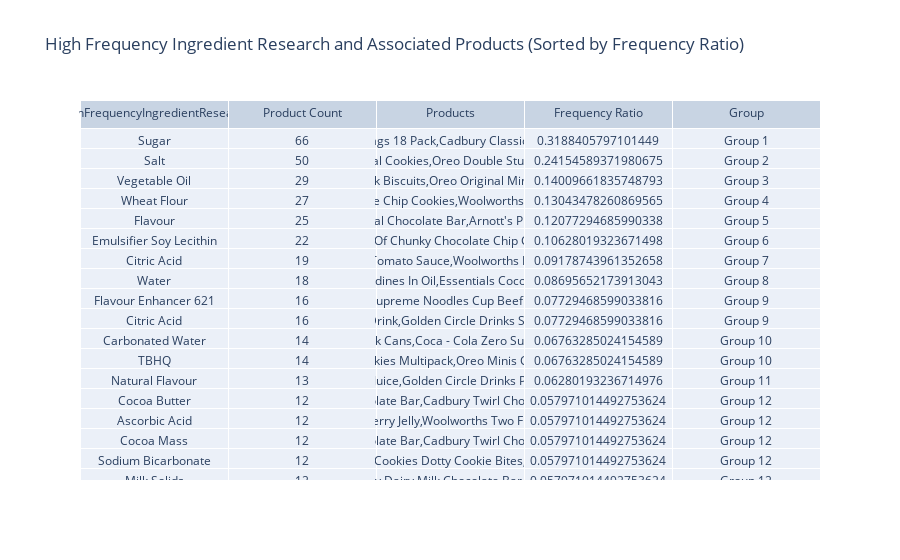

The code cell stored with this chart in its notebook:
### Code cell
from neo4j import GraphDatabase
import pandas as pd
import plotly.graph_objects as go


query = """
MATCH (p:Product)-[:HAS_RECIPE]->(r:Recipe)-[:USES_INGREDIENT]->(i:Ingredient)-[:HAS_RESEARCH]->(res:IngredientResearch)
WITH res, COUNT(DISTINCT p) AS productCount, COLLECT(DISTINCT p.name) AS products, COUNT(DISTINCT i) AS ingredientCount

MATCH (allProducts:Product)
WITH res, productCount, products, ingredientCount, COUNT(allProducts) AS totalProductCount
WITH res, productCount, products, ingredientCount, totalProductCount, toFloat(productCount) / toFloat(totalProductCount) AS frequencyRatio
RETURN res.ingredient_name AS HighFrequencyIngredientResearch, productCount, products, frequencyRatio
ORDER BY frequencyRatio DESC
"""

with driver.session() as session:
    result = session.run(query)
    data = [record.data() for record in result]

df = pd.DataFrame(data)


df.sort_values(by='frequencyRatio', ascending=False, inplace=True)


df['group'] = 'Group ' + (df['frequencyRatio'].rank(ascending=False, method='dense').astype(int)).astype(str)


fig_data = go.Table(
    header=dict(values=['HighFrequencyIngredientResearch', 'Product Count', 'Products', 'Frequency Ratio', 'Group']),
    cells=dict(values=[df['HighFrequencyIngredientResearch'], df['productCount'], df['products'], df['frequencyRatio'], df['group']])
)


fig_layout = go.Layout(
    title='High Frequency Ingredient Research and Associated Products (Sorted by Frequency Ratio)',
)


fig = go.Figure(data=fig_data, layout=fig_layout)
fig.show()

### Figure 1 — Plotly figure (JSON) as saved in the notebook; plotly's stock layout.template omitted (floating-point values rounded to 4 significant figures; data arrays with more than 128 entries replaced by an {"elided": "..."} marker saying what was removed)
{"data": [{"cells": {"values": {"elided": "5 rows, 2488 mixed values in total"}}, "header": {"values": ["HighFrequencyIngredientResearch", "Product Count", "Products", "Frequency Ratio", "Group"]}, "type": "table"}], "layout": {"title": {"text": "High Frequency Ingredient Research and Associated Products (Sorted by Frequency Ratio)"}}}
